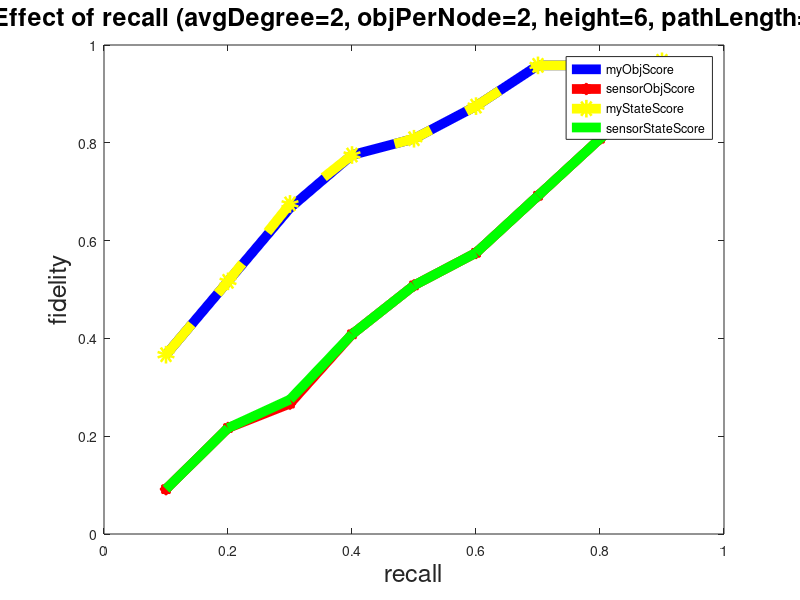

This figure's MATLAB source:
% 
% x = 1: 0.1 : 2;
% map = [0.209 0.2098 0.2104 0.2111 0.2121 0.2127 0.2134 0.214 0.2148 0.2152 0.2158];
% plot(x, map);
% xlabel('k1');
% ylabel('MAP');
% title('myBM25 MAP vs. k1');

% x = 0 : 200 : 1000;
% map = [0.216 0.2158 0.2158 0.2158 0.2158 0.2158];
% plot(x, map);
% xlabel('k3');
% ylabel('MAP');
% title('myBM25 MAP vs. k3');

% x = 0.1 : 0.1 : 0.8;
% myObjScore = [0.8874237114561513 0.7710148111716169 0.8188136148113507 0.8153660691348886 0.7777983333242986 0.8333527484521154 .833911606491867 0.9374006721189054 ];
% sensorObjScore = [0.4280903210869078 0.4204277492231784 0.42821688716716155 0.4341548273246564 0.42620940445851474 0.42637851647913144 0.41786966778730933 .42669586797426684];
% myStateScore = [0.8333333333333333 0.6535714285714286 0.7166666666666667 0.715 0.6416666666666666 0.7333333333333333 0.75 0.9];
% plot(x, myObjScore, '-b', 'LineWidth', 12);
% hold on;
% plot(x, sensorObjScore, '*r-', 'LineWidth', 12)
% hold on;
% plot(x, myStateScore, 'yo--', 'LineWidth', 12);
% legend('myObjScore', 'sensorObjScore', 'myStateScore', 0);
% xlabel('density');
% ylabel('fidelity');
% title('Effect of density');


% x = 1 : 1 : 10;
% myObjScore = [1 0.9771725888867018 0.9152789394043515 0.934406780881956 0.8366892049584596 0.8333964011333865 0.8315538636004332 0.8152271090749859 0.8240515249974066 0.8234017763074337 ];
% sensorObjScore = [0.41715148575152394 0.4239812206660624 0.411991013011413 0.44097550655017737 0.43171120580690225 0.42925454197531105 0.43925454197531105 0.42548027916387543 0.42286834243426014 0.41780705677830243 ];
% myStateScore = [1 0.9666666666666666 0.8666666666666666 0.9 0.7333333333333334 0.7333333333333333 0.7333333333333332 0.7 0.7333333333333334 0.725];
% plot(x, myObjScore, '-b', 'LineWidth', 12);
% hold on;
% plot(x, sensorObjScore, '*r-', 'LineWidth', 12)
% hold on;
% plot(x, myStateScore, 'yo--', 'LineWidth', 12);
% legend('myObjScore', 'sensorObjScore', 'myStateScore', 0);
% xlabel('objPerNode');
% ylabel('fidelity');
% title('Effect of object per node (density=0.7, dimension=30, nodeNum=10, stdDev=30)');

% x = 10 : 1 : 19;
% myObjScore = [1 1 1 0.9806476181570577 1 1 0.9770237390411374 0.9820366917610416 1.0 0.9791427438114411 ];
% sensorObjScore = [0.6638286159009998 0.658143359908764 0.6354936692655665 0.6210497114238887 0.6004358468874997 0.5812841879648349 0.5742958481625683 0.5612905040992195 0.5478207941805118 0.5369640825223825];
% myStateScore = [1 1 1 0.975 1 1 0.9666666666666666 0.975 1.0 0.9666666666666668];
% plot(x, myObjScore, '-b', 'LineWidth', 12);
% hold on;
% plot(x, sensorObjScore, '*r-', 'LineWidth', 12)
% hold on;
% plot(x, myStateScore, 'yo--', 'LineWidth', 12);
% legend('myObjScore', 'sensorObjScore', 'myStateScore', 0);
% xlabel('stdDev');
% ylabel('fidelity');
% title('Effect of standard Deviation (density=0.6, dimension=30, nodeNum=10)');
% 
% x = 1 : 1 : 10;
% myObjScore = [1 1.0 1 1 1 1 1 1 1 1];
% sensorObjScore = [0.6833422439219224 0.6754776712595074 0.6675258682623834 0.6592576281314356 0.650144551221691 0.6430008260872162 0.6342200580932328 0.6199228865 0.6004675280212762 0.5985776740864552];
% myStateScore = [1 1.0 1 1 1 1 1 1 1 1];
% plot(x, myObjScore, '-b', 'LineWidth', 6);
% hold on;
% plot(x, sensorObjScore, '*r-', 'LineWidth', 6)
% hold on;
% plot(x, myStateScore, 'yo--', 'LineWidth', 6);
% legend('myObjScore', 'sensorObjScore', 'myStateScore', 0);
% xlabel('mean');
% ylabel('fidelity');
% title('Effect of mean (density=0.6, dimension=30, nodeNum=30, stdDev=10)');

% x = 10 : 2 : 30;
% myObjScore = [0.8243330669182874 0.8407568412027503 0.8891109740140946  0.892008216638352 0.9205598976346707 0.9354847372202745 0.9769556047263415  0.9755839811911761 0.9785566435963527  0.9764048317686737 0.9750283098616332];
% sensorObjScore = [0.5489641510935381 0.5349786549177286 0.5121957198844216 0.5030894945749249 0.49921148601760257 0.5159035755958441 0.5168998466620696 0.5113485632528767 0.518849512375595  0.5161726924850997 0.5214361460048369];
% myStateScore = [.7  0.7333333333333333 0.8333333333333334 0.8333333333333333 0.8666666666666668  0.9 0.9666666666666666 0.9666666666666668 0.9666666666666668 0.9666666666666668 0.9666666666666668];
% plot(x, myObjScore, '-b', 'LineWidth', 6);
% hold on;
% plot(x, sensorObjScore, '*r-', 'LineWidth', 6)
% hold on;
% plot(x, myStateScore, 'yo--', 'LineWidth', 6);
% legend('myObjScore', 'sensorObjScore', 'myStateScore', 0);
% xlabel('dimension');
% ylabel('fidelity');
% title('Effect of dimension (density=0.6, objPerNode=10, nodeNum=30, range=100, mean=0, stdDev=20)');
% 
% x = 2 : 2 : 14;
% myObjScore = [1 0.9786608510371732 0.956965347901981 0.9552521276203674 0.9150825647538984 0.9101918901911118 0.8952892982114318];
% sensorObjScore = [0.5180785387162601 0.5053624270194889 0.5063329209881438 0.5370489145057558 0.5275913426213635  0.5372546046726956  0.5007008449762572];
% myStateScore = [1 0.9666666666666666 0.9333333333333332  0.9333333333333332  0.8666666666666666 0.8666666666666668  0.8333333333333333];
% plot(x, myObjScore, '-b', 'LineWidth', 6);
% hold on;
% plot(x, sensorObjScore, '*r-', 'LineWidth', 6)
% hold on;
% plot(x, myStateScore, 'yo--', 'LineWidth', 6);
% legend('myObjScore', 'sensorObjScore', 'myStateScore', 0);
% xlabel('objPerNode');
% ylabel('fidelity');
% title('Effect of objPerNode (density=0.6, dimension=20, nodeNum=30, range=100, mean=0, stdDev=20)');


% figure(1)
% subplot(1,2,1);
% x = 0.1 : 0.1 : 0.8;
% myObjScore = [0.9700000000000002 0.9479999999999997 0.845 0.8725 0.8366666666666666 0.8600000000000001 0.8633333333333334 0.9166666666666667 ];
% sensorObjScore1 = [0.9085714285714288 0.8939999999999995 0.885 0.9075 0.8833333333333335 0.8900000000000002 0.8833333333333337 0.9233333333333336 ];
% myStateScore1 = [0.9728571428571429 0.9479999999999997 0.845 0.88 0.84 0.8600000000000001 0.8666666666666668 0.9166666666666667 ];
% plot(x, myObjScore, '-b', 'LineWidth', 7);
% hold on;
% plot(x, sensorObjScore1, '*r-', 'LineWidth', 7)
% hold on;
% plot(x, myStateScore1, 'yo--', 'LineWidth', 7);
% legend('myObjScore', 'sensorObjScore', 'myStateScore', 0);
% xlabel('density');
% ylabel('fidelity');
% title('Effect of density(numPerNode=10, nodeNum=20, recall=0.9)');
% 
% subplot(1,2,2);
% x1 = 0.1 : 0.1 : 0.8;
% myObjScore1 = [0.964 0.9279999999999997 0.9419999999999997 0.8759999999999996 0.9039999999999994 0.9079999999999997 0.9099999999999996 0.8999999999999995 ];
% sensorObjScore1 = [0.8939999999999995 0.8919999999999995 0.9019999999999996 0.8879999999999995 0.9139999999999995 0.9039999999999994 0.9099999999999996 0.9059999999999994 ];
% myStateScore1 = [0.966  0.9379999999999998 0.9419999999999997 0.8839999999999997 0.9059999999999994  0.9139999999999996 0.9119999999999995 0.9059999999999995 ];
% plot(x1, myObjScore1, '-b', 'LineWidth', 7);
% hold on;
% plot(x1, sensorObjScore1, '*r-', 'LineWidth', 7)
% hold on;
% plot(x1, myStateScore1, 'yo--', 'LineWidth', 7);
% legend('myObjScore', 'sensorObjScore', 'myStateScore', 0);
% xlabel('density');
% ylabel('fidelity');
% title('Effect of density(numPerNode=10, nodeNum=20, recall=0.9, pathLength=5)');


% x = 1 : 1 : 8;
% myObjScore = [0.8127619047619044 0.6691794871794866 0.5817619047619046 0.4808928571428572 0.41633333333333344 0.47799999999999976 0.4755 0.39];
% sensorObjScore = [0.474361111111111 0.5187097902097901 0.504218253968254 0.48136904761904764 0.4990000000000001 0.524333333333333 0.5179999999999998 0.515];
% myStateScore = [0.9242539682539682 0.747910256410256 0.6531666666666667 0.5358333333333334 0.45433333333333326 0.511 0.49699999999999994 0.4075];
% plot(x, myObjScore, '-b', 'LineWidth', 7);
% hold on;
% plot(x, sensorObjScore, '*r-', 'LineWidth', 7)
% hold on;
% plot(x, myStateScore, 'yo--', 'LineWidth', 7);
% legend('myObjScore', 'sensorObjScore', 'myStateScore', 0);
% xlabel('average in/out degree', 'FontSize', 18);
% ylabel('fidelity', 'FontSize', 18);
% title('Effect of degree (objectNumPerNode=3, dimension=10, nodeNum=30, range=100, stdDev=30)', 'FontSize', 18);


% x = 1 : 1 : 9;
% myObjScore = [0.8165198412698412 0.6810155122655119 0.6540176767676766 0.5848991841491842   0.5408703796203796 0.37857647907647896 0.3723491785991787 0.36861871461871465 0.36744211344211336 ];
% sensorObjScore = [0.7204426406926404 0.576046176046176 0.5152095959595959 0.4778739316239315  0.4328843101343104 0.3776341991341991 0.3795321345321344 0.36098742923742927 0.3719681429681429 ];
% myStateScore = [0.8165198412698412 0.7256998556998556 0.7349015151515149 0.6613517871017873  0.64647205572205594 0.4444556277056275 0.48881951381951366 0.4706531801531802 0.4934731934731934 ];
% plot(x, myObjScore, '-b', 'LineWidth', 7);
% hold on;
% plot(x, sensorObjScore, '*r-', 'LineWidth', 7)
% hold on;
% plot(x, myStateScore, 'yo--', 'LineWidth', 7);
% legend('myObjScore', 'sensorObjScore', 'myStateScore', 0);
% xlabel('objPerNode', 'FontSize', 18);
% ylabel('fidelity', 'FontSize', 18);
% title('Effect of object per node (avgDegree=2, dimension=10, nodeNum=30)', 'FontSize', 18);


x = 0.1 : 0.1 : 0.9;
myObjScore = [0.36666666666666664 0.5166666666666667 0.6666666666666666 0.7750000000000001 0.8083333333333332 0.875 0.9583333333333334 0.9583333333333334 0.9666666666666666 ];
sensorObjScore = [0.09166666666666667 0.2166666666666667 0.2666666666666667 0.4083333333333334 0.5083333333333332 0.575  0.6916666666666667 0.8083333333333332 0.9166666666666666 ];
myStateScore = [0.36666666666666664 0.5166666666666667 0.6749999999999999 0.7750000000000001 0.8083333333333332 0.875 0.9583333333333334 0.9583333333333334 0.9666666666666666 ];
sensorStateScore = [0.09166666666666667 0.2166666666666667  0.2750000000000001 0.4083333333333334 0.5083333333333332 0.575  0.6916666666666667 0.8083333333333332 0.9166666666666666 ];
plot(x, myObjScore, '-b', 'LineWidth', 7);
hold on;
plot(x, sensorObjScore, '*r-', 'LineWidth', 7)
hold on;
plot(x, myStateScore, 'yo--', 'LineWidth', 7);
hold on;
plot(x, sensorStateScore, 'g-', 'LineWidth', 7);
legend('myObjScore', 'sensorObjScore', 'myStateScore', 'sensorStateScore');
xlabel('recall', 'FontSize', 18);
ylabel('fidelity', 'FontSize', 18);
title('Effect of recall (avgDegree=2, objPerNode=2, height=6, pathLength=6)', 'FontSize', 18);

